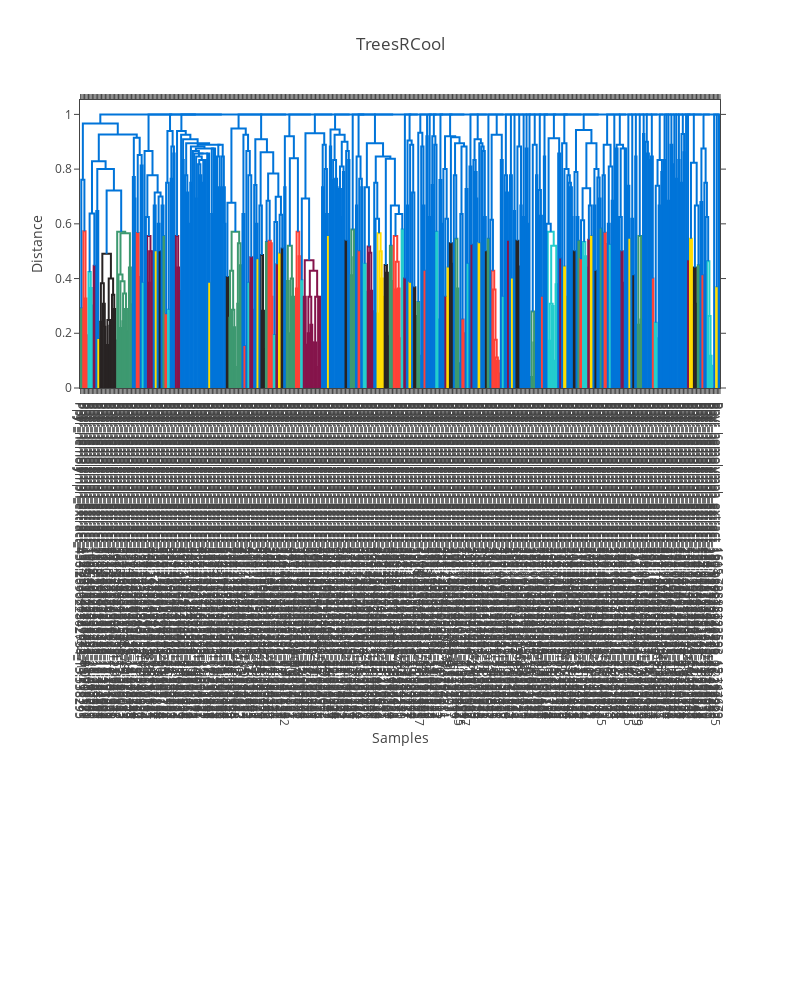

The notebook cell this image was saved under:
### Markdown cell above
Rolling over the leaf nodes with your mouse you'll be able to see which cluster each component belongs to, so you can then track it down in your results folder.

The `plot` method is just a wrapper around the `dendrogram` function in `BioDendro.plot.dendrogram`.
If you want to customise your plot e.g. with custom titles, you can do that there.

The `dendrogram` function is a modified version of plotlys [`figure_factory.create_dendrogram`](https://plot.ly/python/dendrogram/) function.
It is modified to reduce complexity, to handle text-rollover and to allow us to provide precomputed trees rather than having to recompute the tree each time (possibly yielding different trees and different clusters).

### Code cell
from BioDendro.plot import dendrogram

iplot = dendrogram(tree, width=800, height=1000, title="TreesRCool", xlabel="Samples", ylabel="Distance")
plotly.offline.iplot(iplot)
